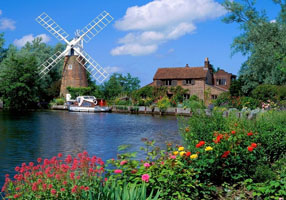
#> input picture assets/1.jpg, 286 x 200 px
$ python gamma_correction.py --image ../../assets/1.jpg
#> lines starting #> are read from the running program, lines starting #| are printed output that depends on the picture
#!/usr/bin/env python3
# -*- coding: utf-8 -*-

"""
二维伽马校正算法 - Python实现
2D Gamma Correction Algorithm

基于自适应亮度映射的数学建模技术，
支持全局、自适应、局部和直方图等多种校正方法。

Author: GlimmerLab
Date: 2024
"""

import cv2
import numpy as np
import matplotlib.pyplot as plt
from typing import Tuple, Optional, List, Dict, Any, Union
from dataclasses import dataclass
import time
import argparse
from pathlib import Path
from enum import Enum
from concurrent.futures import ThreadPoolExecutor
import warnings
warnings.filterwarnings('ignore')


class GammaCorrectionMethod(Enum):
    """伽马校正方法枚举"""
    GLOBAL = "global"                    # 全局校正
    ADAPTIVE = "adaptive"                # 自适应校正
    LOCAL = "local"                      # 局部校正
    HISTOGRAM_BASED = "histogram"        # 基于直方图的校正


@dataclass
class GammaCorrectionParams:
    """伽马校正参数配置"""
    base_gamma: float = 1.2              # 基础伽马值 (0.1-3.0)
    adaptation_strength: float = 0.5     # 自适应强度 (0.0-1.0)
    window_size: int = 51                # 局部分析窗口大小
    block_size: int = 64                 # 分块处理块大小
    min_gamma: float = 0.3               # 最小伽马值
    max_gamma: float = 3.0               # 最大伽马值
    parallel_workers: int = 4            # 并行工作线程数

    def __post_init__(self):
        """参数验证"""
        if not 0.1 <= self.base_gamma <= 3.0:
            raise ValueError("基础伽马值必须在0.1-3.0范围内")
        if not 0.0 <= self.adaptation_strength <= 1.0:
            raise ValueError("自适应强度必须在0.0-1.0范围内")
        if self.window_size <= 0 or self.window_size % 2 == 0:
            raise ValueError("窗口大小必须是正奇数")
        if self.min_gamma >= self.max_gamma:
            raise ValueError("最小伽马值必须小于最大伽马值")


class GammaCorrector:
    """二维伽马校正处理类"""

    def __init__(self):
        """初始化伽马校正器"""
        print("二维伽马校正器初始化完成")

    def correct_gamma(self, image: np.ndarray,
                     method: GammaCorrectionMethod = GammaCorrectionMethod.ADAPTIVE,
                     params: Optional[GammaCorrectionParams] = None) -> np.ndarray:
        """
        多策略伽马校正主函数

        Args:
            image: 输入图像 (BGR格式或灰度图)
            method: 校正方法
            params: 校正参数

        Returns:
            校正后的图像

        Raises:
            ValueError: 当输入图像为空时
        """
        if image is None or image.size == 0:
            raise ValueError("输入图像为空")

        if params is None:
            params = GammaCorrectionParams()

        print(f"开始{method.value}伽马校正")

        if method == GammaCorrectionMethod.GLOBAL:
            return self._global_gamma_correction(image, params)
        elif method == GammaCorrectionMethod.ADAPTIVE:
            return self._adaptive_gamma_correction(image, params)
        elif method == GammaCorrectionMethod.LOCAL:
            return self._local_2d_gamma_correction(image, params)
        elif method == GammaCorrectionMethod.HISTOGRAM_BASED:
            return self._histogram_based_gamma_correction(image, params)
        else:
            raise ValueError(f"不支持的校正方法: {method}")

    def _create_gamma_lut(self, gamma: float) -> np.ndarray:
        """
        创建伽马查找表

        Args:
            gamma: 伽马值

        Returns:
            查找表数组
        """
        lut = np.zeros(256, dtype=np.uint8)

        for i in range(256):
            # 伽马变换公式
            normalized = i / 255.0
            corrected = np.power(normalized, 1.0 / gamma)
            lut[i] = np.clip(corrected * 255.0, 0, 255).astype(np.uint8)

        return lut

    # [49 lines left out: function _compute_local_gamma, not called in this run]

    def _global_gamma_correction(self, image: np.ndarray,
                               params: GammaCorrectionParams) -> np.ndarray:
        """
        全局伽马校正

        Args:
            image: 输入图像
            params: 校正参数

        Returns:
            校正后的图像
        """
        print("执行全局伽马校正")

        # 构建伽马查找表
        lut = self._create_gamma_lut(params.base_gamma)

        # 应用查找表变换
        return cv2.LUT(image, lut)

    def _adaptive_gamma_correction(self, image: np.ndarray,
                                 params: GammaCorrectionParams) -> np.ndarray:
        """
        自适应伽马校正

        Args:
            image: 输入图像
            params: 校正参数

        Returns:
            校正后的图像
        """
        print("执行自适应伽马校正")

        # 转换为灰度图分析
        if len(image.shape) == 3:
            gray = cv2.cvtColor(image, cv2.COLOR_BGR2GRAY)
        else:
            gray = image.copy()

        # 计算图像统计特征
        avg_brightness = np.mean(gray) / 255.0
        contrast = np.std(gray) / 255.0

        # 自适应伽马计算
        adaptive_gamma = params.base_gamma

        if avg_brightness < 0.3:
            # 偏暗图像处理
            adaptive_gamma = params.base_gamma * (1.0 + params.adaptation_strength * (0.3 - avg_brightness))
        elif avg_brightness > 0.7:
            # 偏亮图像处理
            adaptive_gamma = params.base_gamma * (1.0 - params.adaptation_strength * (avg_brightness - 0.7))

        # 考虑对比度影响
        if contrast < 0.1:
            adaptive_gamma *= (1.0 + (0.1 - contrast) * 2.0)

        # 限制伽马值范围
        adaptive_gamma = np.clip(adaptive_gamma, params.min_gamma, params.max_gamma)

        print(f"计算得到自适应伽马值: {adaptive_gamma:.3f}")

        # 应用自适应伽马校正
        lut = self._create_gamma_lut(adaptive_gamma)
        return cv2.LUT(image, lut)

    # [40 lines left out: function _local_2d_gamma_correction, not called in this run]

    def _histogram_based_gamma_correction(self, image: np.ndarray,
                                        params: GammaCorrectionParams) -> np.ndarray:
        """
        基于直方图的伽马校正

        Args:
            image: 输入图像
            params: 校正参数

        Returns:
            校正后的图像
        """
        print("执行基于直方图的伽马校正")

        # 转换为灰度图分析
        if len(image.shape) == 3:
            gray = cv2.cvtColor(image, cv2.COLOR_BGR2GRAY)
        else:
            gray = image.copy()

        # 计算直方图
        hist = cv2.calcHist([gray], [0], None, [256], [0, 256])
        hist = hist.flatten()

        # 计算累积分布函数
        cdf = np.cumsum(hist)
        cdf = cdf / cdf[-1]  # 归一化

        # 构建自适应伽马查找表
        lut = np.zeros(256, dtype=np.uint8)

        for i in range(256):
            # 基于CDF的动态伽马调整
            normalized = i / 255.0
            cdf_value = cdf[i]

            # 根据累积分布调整伽马值
            dynamic_gamma = params.base_gamma

            if cdf_value < 0.3:
                # 暗部区域密集 - 提亮处理
                dynamic_gamma *= (1.0 + params.adaptation_strength)
            elif cdf_value > 0.7:
                # 亮部区域密集 - 压制处理
                dynamic_gamma *= (1.0 - params.adaptation_strength * 0.5)

            corrected = np.power(normalized, 1.0 / dynamic_gamma)
            lut[i] = np.clip(corrected * 255.0, 0, 255).astype(np.uint8)

        # 应用动态查找表
        return cv2.LUT(image, lut)

    # [83 lines left out: function optimized_block_gamma_correction, not called in this run]

    def compare_methods(self, image: np.ndarray,
                       params: Optional[GammaCorrectionParams] = None,
                       save_path: Optional[str] = None) -> Dict[str, Dict[str, Any]]:
        """
        比较不同校正方法的效果

        Args:
            image: 输入图像
            params: 校正参数
            save_path: 保存路径

        Returns:
            各方法的处理结果和统计信息
        """
        if params is None:
            params = GammaCorrectionParams()

        methods = [
            GammaCorrectionMethod.GLOBAL,
            GammaCorrectionMethod.ADAPTIVE,
            GammaCorrectionMethod.HISTOGRAM_BASED
        ]

        results = {}

        print("开始方法比较测试")

        for method in methods:
            try:
                start_time = time.time()
                corrected = self.correct_gamma(image, method, params)
                processing_time = time.time() - start_time

                # 计算质量指标
                quality_metrics = self._analyze_image_quality(image, corrected)

                results[method.value] = {
                    'image': corrected,
                    'time': processing_time,
                    'quality': quality_metrics
                }

                print(f"{method.value} 方法:")
                print(f"  处理时间: {processing_time:.3f}s")
                print(f"  对比度改善: {quality_metrics['contrast_improvement']:.2f}x")
                print(f"  信息熵改善: {quality_metrics['entropy_improvement']:.2f}x")

            except Exception as e:
                print(f"{method.value} 方法处理失败: {e}")

        # 可视化结果
        if results:
            self._visualize_comparison(image, results, save_path)

        return results

    # [52 lines left out: function analyze_gamma_response, not called in this run]

    def _analyze_image_quality(self, original: np.ndarray,
                            corrected: np.ndarray) -> Dict[str, float]:
        """
        分析图像质量指标

        Args:
            original: 原始图像
            corrected: 校正后图像

        Returns:
            质量指标字典
        """
        # 转换为灰度图进行分析
        if len(original.shape) == 3:
            orig_gray = cv2.cvtColor(original, cv2.COLOR_BGR2GRAY)
            corr_gray = cv2.cvtColor(corrected, cv2.COLOR_BGR2GRAY)
        else:
            orig_gray = original.copy()
            corr_gray = corrected.copy()

        # 对比度改善
        orig_contrast = np.std(orig_gray)
        corr_contrast = np.std(corr_gray)
        contrast_improvement = corr_contrast / (orig_contrast + 1e-6)

        # 计算信息熵
        def calculate_entropy(img):
            hist = cv2.calcHist([img], [0], None, [256], [0, 256])
            hist = hist.flatten()
            hist = hist / (hist.sum() + 1e-6)
            hist_nonzero = hist[hist > 0]
            return -np.sum(hist_nonzero * np.log2(hist_nonzero))

        orig_entropy = calculate_entropy(orig_gray)
        corr_entropy = calculate_entropy(corr_gray)
        entropy_improvement = corr_entropy / (orig_entropy + 1e-6)

        # 估计伽马参数
        def estimate_gamma(img1, img2):
            # 简单的伽马估计方法
            mean1 = np.mean(img1) / 255.0
            mean2 = np.mean(img2) / 255.0

            if mean1 > 0 and mean2 > 0:
                return np.log(mean2) / np.log(mean1)
            return 1.0

        estimated_gamma = estimate_gamma(orig_gray, corr_gray)

        # 动态范围扩展
        orig_range = np.max(orig_gray) - np.min(orig_gray)
        corr_range = np.max(corr_gray) - np.min(corr_gray)
        range_expansion = corr_range / (orig_range + 1e-6)

        return {
            'contrast_improvement': contrast_improvement,
            'entropy_improvement': entropy_improvement,
            'estimated_gamma': estimated_gamma,
            'range_expansion': range_expansion
        }

    def _visualize_comparison(self, original: np.ndarray,
                            results: Dict[str, Dict[str, Any]],
                            save_path: Optional[str] = None) -> None:
        """
        可视化比较结果

        Args:
            original: 原始图像
            results: 处理结果
            save_path: 保存路径
        """
        num_images = len(results) + 1
        cols = min(4, num_images)
        rows = (num_images + cols - 1) // cols

        fig, axes = plt.subplots(rows, cols, figsize=(cols * 3, rows * 3))

        if rows == 1:
            axes = [axes] if cols == 1 else axes
        else:
            axes = axes.flatten()

        # 显示原图
        if len(original.shape) == 3:
            axes[0].imshow(cv2.cvtColor(original, cv2.COLOR_BGR2RGB))
        else:
            axes[0].imshow(original, cmap='gray')
        axes[0].set_title('Original')
        axes[0].axis('off')

        # 显示处理结果
        for i, (method, data) in enumerate(results.items(), 1):
            if i < len(axes):
                if len(data['image'].shape) == 3:
                    axes[i].imshow(cv2.cvtColor(data['image'], cv2.COLOR_BGR2RGB))
                else:
                    axes[i].imshow(data['image'], cmap='gray')

                title = f"{method}\nTime: {data['time']:.3f}s"
                if 'quality' in data:
                    title += f"\nContrast: {data['quality']['contrast_improvement']:.2f}x"

                axes[i].set_title(title)
                axes[i].axis('off')

        # 隐藏多余的子图
        for i in range(num_images, len(axes)):
            axes[i].axis('off')

        plt.tight_layout()

        if save_path:
            plt.savefig(save_path, dpi=300, bbox_inches='tight')
            print(f"比较结果已保存至: {save_path}")

        plt.show()

    # [52 lines left out: function performance_test, not called in this run]


def demo_basic_correction():
    """演示基础伽马校正功能"""
    print("=== 基础伽马校正演示 ===")

    # 创建校正器
    corrector = GammaCorrector()

    # 创建测试图像
    test_image = create_test_image()

    print(f"测试图像尺寸: {test_image.shape}")

    # 测试不同方法
    methods = [
        GammaCorrectionMethod.GLOBAL,
        GammaCorrectionMethod.ADAPTIVE,
        GammaCorrectionMethod.HISTOGRAM_BASED
    ]

    for method in methods:
        print(f"\n测试 {method.value} 方法:")
        start_time = time.time()
        result = corrector.correct_gamma(test_image, method)
        processing_time = time.time() - start_time

        print(f"  处理时间: {processing_time:.3f}s")
        print(f"  输出图像形状: {result.shape}")

    print("基础演示完成")


# [24 lines left out: function demo_method_comparison, not called in this run]


def create_test_image(size: Tuple[int, int] = (300, 400)) -> np.ndarray:
    """
    创建测试图像

    Args:
        size: 图像尺寸 (高度, 宽度)

    Returns:
        测试图像
    """
#> called with size = (300, 400)
    height, width = size
    image = np.zeros((height, width, 3), dtype=np.uint8)

    # 创建渐变背景
    for y in range(height):
        for x in range(width):
            # 从左到右的亮度渐变
            brightness = int(50 + 150 * (x / width))

            r = min(255, brightness + 20)
            g = min(255, brightness)
            b = min(255, brightness - 10)
            image[y, x] = [b, g, r]

    # 添加一些几何形状
    cv2.rectangle(image, (50, 100), (150, 200), (80, 90, 100), -1)
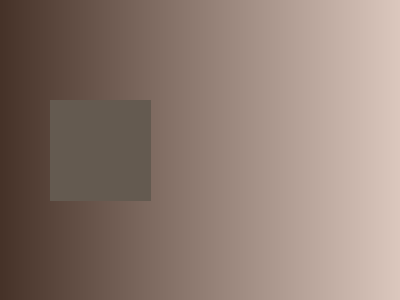
#> image: shape (300, 400, 3); mean of channels 0, 1, 2 114.6, 124.6, 143.8; drawn as B, G, R
    cv2.circle(image, (300, 80), 30, (60, 70, 80), -1)
    cv2.rectangle(image, (250, 200), (350, 280), (180, 190, 200), -1)
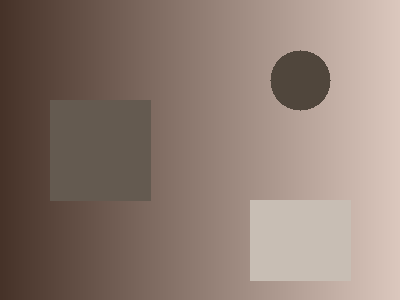
#> image: shape (300, 400, 3); mean of channels 0, 1, 2 114.4, 124.4, 142.6; drawn as B, G, R

    return image


# [26 lines left out: functions create_dark_image, create_bright_image, performance_benchmark, not called in this run]


def main():
    """主函数"""
    parser = argparse.ArgumentParser(description='二维伽马校正演示程序')
    parser.add_argument('--mode', choices=['demo', 'comparison', 'performance'],
                       default='demo', help='运行模式')
    parser.add_argument('--image', type=str, help='输入图像路径')
    parser.add_argument('--method', choices=['global', 'adaptive', 'local', 'histogram'],
                       default='adaptive', help='校正方法')
    parser.add_argument('--gamma', type=float, default=1.2, help='基础伽马值')
    parser.add_argument('--output', type=str, help='输出路径')

    args = parser.parse_args()

    if args.mode == 'demo':
        demo_basic_correction()
#| 测试图像尺寸: (300, 400, 3)
#> the loop in demo_basic_correction, `for method in methods:` made 3 passes
#> pass 3, in demo_basic_correction, `result = corrector.correct_gamma(test_image, method)`:
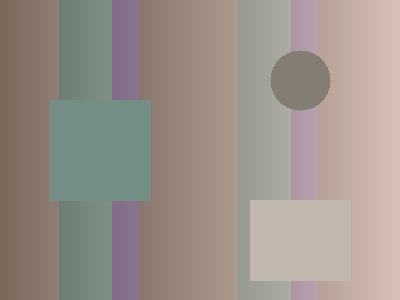
#> result: shape (300, 400, 3); mean of channels 0, 1, 2 138.4, 145.9, 155.7; drawn as B, G, R
    elif args.mode == 'comparison':
        demo_method_comparison()
    elif args.mode == 'performance':
        performance_benchmark()

    # 处理单个图像
    if args.image and Path(args.image).exists():
        print(f"\n处理图像: {args.image}")
        corrector = GammaCorrector()
        image = cv2.imread(args.image)
#> image is the input picture: shape (200, 286, 3); mean B, G, R 112.6, 108.2, 82.1

        if image is not None:
            method_map = {
                'global': GammaCorrectionMethod.GLOBAL,
                'adaptive': GammaCorrectionMethod.ADAPTIVE,
                'local': GammaCorrectionMethod.LOCAL,
                'histogram': GammaCorrectionMethod.HISTOGRAM_BASED
            }

            method = method_map[args.method]
            params = GammaCorrectionParams(base_gamma=args.gamma)
            result = corrector.correct_gamma(image, method, params)
#> in _adaptive_gamma_correction (call 2), `gray = cv2.cvtColor(image, cv2.COLOR_BGR2GRAY)`:
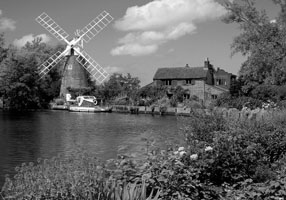
#> gray: shape (200, 286); min 0, max 255, mean 100.9
#> in _adaptive_gamma_correction (call 2), `avg_brightness = np.mean(gray) / 255.0`: avg_brightness = 0.396
#> in _adaptive_gamma_correction (call 2), `contrast = np.std(gray) / 255.0`: contrast = 0.197

            if args.output:
                cv2.imwrite(args.output, result)
                print(f"结果已保存至: {args.output}")
            else:
                # 显示比较结果
                corrector.compare_methods(image, params)
#> the loop in compare_methods, `for method in methods:` made 3 passes
#> (corr_contrast in _analyze_image_quality, contrast_improvement in _analyze_image_quality, corr_entropy in _analyze_image_quality, entropy_improvement in _analyze_image_quality, estimated_gamma in _analyze_image_quality) on passes 1, 3: (49.75, 0.992, 7.61, 1, 0.865), (36.24, 0.722, 7.06, 0.928, 0.81)
#> (corr_contrast in _analyze_image_quality, contrast_improvement in _analyze_image_quality, corr_entropy in _analyze_image_quality, entropy_improvement in _analyze_image_quality, estimated_gamma in _analyze_image_quality) on pass 2: (49.75, 0.992, 7.61, 1, 0.865)
#|   对比度改善: 0.99x
#|   信息熵改善: 1.00x
#|   对比度改善: 0.99x
#|   信息熵改善: 1.00x
#|   对比度改善: 0.72x
#|   信息熵改善: 0.93x
#> pass 3, in compare_methods, `corrected = self.correct_gamma(image, method, params)`:
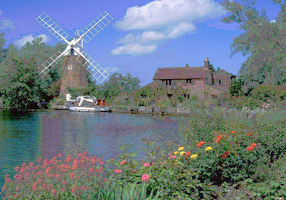
#> corrected: shape (200, 286, 3); mean B, G, R 133.7, 123.3, 109.1
#> pass 3, in _analyze_image_quality (call 3), `corr_gray = cv2.cvtColor(corrected, cv2.COLOR_BGR2GRAY)`:
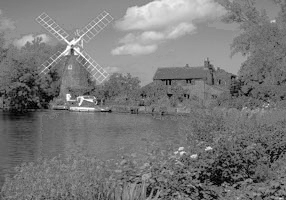
#> corr_gray: shape (200, 286); min 0, max 255, mean 120.3
#> after the loop in compare_methods, `for method in methods:`: results = 3 items
#> in _visualize_comparison, `num_images = len(results) + 1`: num_images = 4
#> in _visualize_comparison, `rows = (num_images + cols - 1) // cols`: rows = 1
#> the loop in _visualize_comparison, `for i, (method, data) in enumerate(results.items(), 1):` made 3 passes
#> method on passes 1 to 3: 'global', 'adaptive', 'histogram'
#> in _visualize_comparison, `plt.show()`:
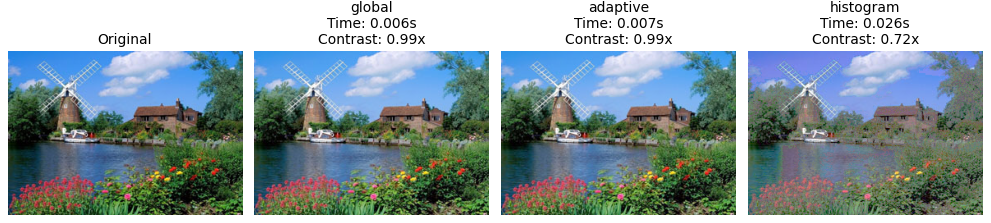
#> figure drawn by matplotlib, 4 panels
        else:
            print("无法读取图像文件")


if __name__ == "__main__":
    main()

$ run again, on assets/imori.jpg
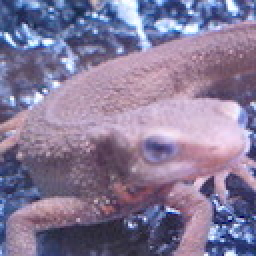
#> input picture assets/imori.jpg, 128 x 128 px (shown 2 times larger)
#| 测试图像尺寸: (300, 400, 3)
#> the loop in demo_basic_correction, `for method in methods:` made 3 passes
#> in main, image is the input picture: shape (128, 128, 3); mean B, G, R 152.8, 121.8, 134.1
#> in _adaptive_gamma_correction (call 2), `gray = cv2.cvtColor(image, cv2.COLOR_BGR2GRAY)`:
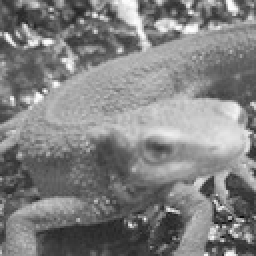
#> gray: shape (128, 128) (shown 2 times larger); min 11, max 254, mean 129
#> avg_brightness = 0.506
#> contrast = 0.187
#> the loop in compare_methods, `for method in methods:` made 3 passes
#> (corr_contrast in _analyze_image_quality, contrast_improvement in _analyze_image_quality, corr_entropy in _analyze_image_quality, entropy_improvement in _analyze_image_quality, estimated_gamma in _analyze_image_quality, corr_range in _analyze_image_quality, range_expansion in _analyze_image_quality) on passes 1, 3: (44.75, 0.94, 7.42, 0.989, 0.854, 241, 0.992), (28.72, 0.603, 6.74, 0.9, 0.791, 237, 0.975)
#> (printed output is left out)
#> after the loop in compare_methods, `for method in methods:`: results = 3 items
#> num_images = 4
#> rows = 1
#> the loop in _visualize_comparison, `for i, (method, data) in enumerate(results.items(), 1):` made 3 passes
#> method on passes 1 to 3: 'global', 'adaptive', 'histogram'
#> in _visualize_comparison, `plt.show()`:
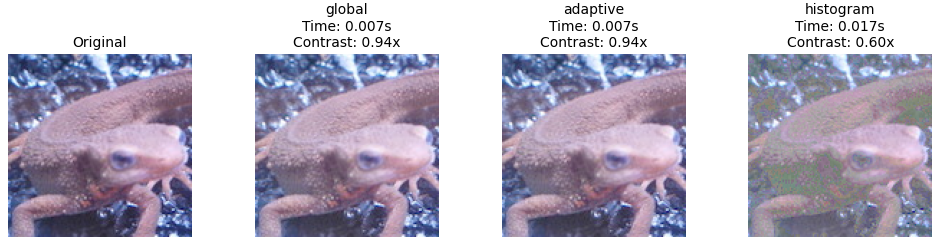
#> figure drawn by matplotlib, 4 panels

$ run again, on assets/2.png
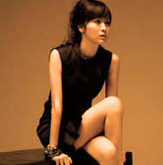
#> input picture assets/2.png, 163 x 165 px
#| 测试图像尺寸: (300, 400, 3)
#> the loop in demo_basic_correction, `for method in methods:` made 3 passes
#> in main, image is the input picture: shape (165, 163, 3); mean B, G, R 52.3, 95.2, 148.1
#> in _adaptive_gamma_correction (call 2), `gray = cv2.cvtColor(image, cv2.COLOR_BGR2GRAY)`:
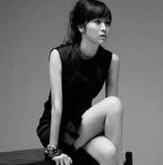
#> gray: shape (165, 163); min 0, max 247, mean 106.1
#> avg_brightness = 0.416
#> contrast = 0.213
#> the loop in compare_methods, `for method in methods:` made 3 passes
#> (corr_contrast in _analyze_image_quality, contrast_improvement in _analyze_image_quality, corr_entropy in _analyze_image_quality, entropy_improvement in _analyze_image_quality, estimated_gamma in _analyze_image_quality, corr_range in _analyze_image_quality, range_expansion in _analyze_image_quality) on passes 1, 3: (56.49, 1.04, 6.94, 1, 0.878, 248, 1), (48.6, 0.894, 6.54, 0.944, 0.812, 246, 0.996)
#> (printed output is left out)
#> after the loop in compare_methods, `for method in methods:`: results = 3 items
#> num_images = 4
#> rows = 1
#> the loop in _visualize_comparison, `for i, (method, data) in enumerate(results.items(), 1):` made 3 passes
#> method on passes 1 to 3: 'global', 'adaptive', 'histogram'
#> in _visualize_comparison, `plt.show()`:
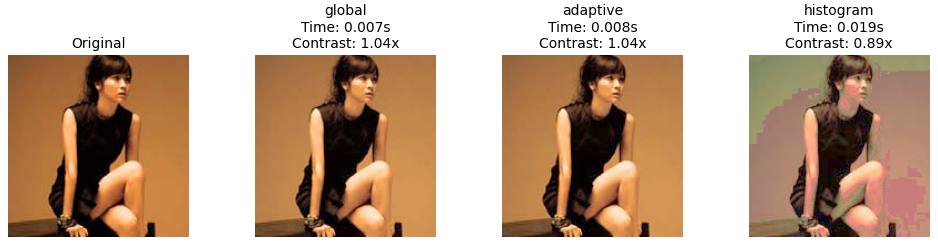
#> figure drawn by matplotlib, 4 panels
